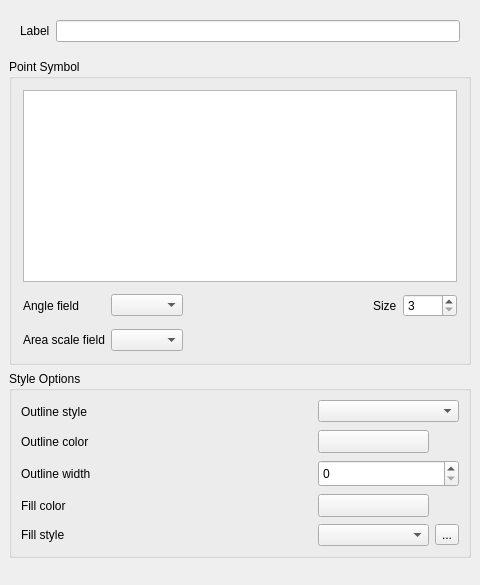
<ui version="4.0" >
 <class>QgsSingleSymbolDialogBase</class>
 <widget class="QDialog" name="QgsSingleSymbolDialogBase" >
  <property name="geometry" >
   <rect>
    <x>0</x>
    <y>0</y>
    <width>480</width>
    <height>585</height>
   </rect>
  </property>
  <property name="sizePolicy" >
   <sizepolicy>
    <hsizetype>0</hsizetype>
    <vsizetype>0</vsizetype>
    <horstretch>0</horstretch>
    <verstretch>0</verstretch>
   </sizepolicy>
  </property>
  <property name="windowTitle" >
   <string>Single Symbol</string>
  </property>
  <layout class="QGridLayout" >
   <property name="margin" >
    <number>9</number>
   </property>
   <property name="spacing" >
    <number>6</number>
   </property>
   <item row="2" column="0" >
    <widget class="QGroupBox" name="groupBox_3" >
     <property name="sizePolicy" >
      <sizepolicy>
       <hsizetype>7</hsizetype>
       <vsizetype>0</vsizetype>
       <horstretch>0</horstretch>
       <verstretch>0</verstretch>
      </sizepolicy>
     </property>
     <property name="title" >
      <string>Style Options</string>
     </property>
     <layout class="QGridLayout" >
      <property name="margin" >
       <number>9</number>
      </property>
      <property name="spacing" >
       <number>6</number>
      </property>
      <item row="4" column="3" >
       <widget class="QToolButton" name="toolSelectTexture" >
        <property name="text" >
         <string>...</string>
        </property>
       </widget>
      </item>
      <item row="4" column="2" >
       <widget class="QComboBox" name="cboFillStyle" />
      </item>
      <item row="0" column="0" >
       <widget class="QLabel" name="outlinecolorlabel_2" >
        <property name="text" >
         <string>Outline style</string>
        </property>
        <property name="buddy" >
         <cstring>cboOutlineStyle</cstring>
        </property>
       </widget>
      </item>
      <item row="1" column="0" >
       <widget class="QLabel" name="outlinecolorlabel" >
        <property name="text" >
         <string>Outline color</string>
        </property>
        <property name="buddy" >
         <cstring>btnOutlineColor</cstring>
        </property>
       </widget>
      </item>
      <item row="2" column="0" >
       <widget class="QLabel" name="outlinewidthlabel" >
        <property name="text" >
         <string>Outline width</string>
        </property>
        <property name="buddy" >
         <cstring>outlinewidthspinbox</cstring>
        </property>
       </widget>
      </item>
      <item row="3" column="0" >
       <widget class="QLabel" name="fillcolorlabel" >
        <property name="text" >
         <string>Fill color</string>
        </property>
        <property name="buddy" >
         <cstring>btnFillColor</cstring>
        </property>
       </widget>
      </item>
      <item row="4" column="0" >
       <widget class="QLabel" name="fillcolorlabel_2" >
        <property name="text" >
         <string>Fill style</string>
        </property>
        <property name="buddy" >
         <cstring>cboFillStyle</cstring>
        </property>
       </widget>
      </item>
      <item row="4" column="1" >
       <spacer>
        <property name="orientation" >
         <enum>Qt::Horizontal</enum>
        </property>
        <property name="sizeHint" >
         <size>
          <width>40</width>
          <height>20</height>
         </size>
        </property>
       </spacer>
      </item>
      <item row="3" column="1" >
       <spacer>
        <property name="orientation" >
         <enum>Qt::Horizontal</enum>
        </property>
        <property name="sizeType" >
         <enum>QSizePolicy::Expanding</enum>
        </property>
        <property name="sizeHint" >
         <size>
          <width>221</width>
          <height>25</height>
         </size>
        </property>
       </spacer>
      </item>
      <item row="2" column="1" >
       <spacer>
        <property name="orientation" >
         <enum>Qt::Horizontal</enum>
        </property>
        <property name="sizeType" >
         <enum>QSizePolicy::Expanding</enum>
        </property>
        <property name="sizeHint" >
         <size>
          <width>191</width>
          <height>27</height>
         </size>
        </property>
       </spacer>
      </item>
      <item row="1" column="1" >
       <spacer>
        <property name="orientation" >
         <enum>Qt::Horizontal</enum>
        </property>
        <property name="sizeType" >
         <enum>QSizePolicy::Expanding</enum>
        </property>
        <property name="sizeHint" >
         <size>
          <width>191</width>
          <height>25</height>
         </size>
        </property>
       </spacer>
      </item>
      <item row="0" column="1" >
       <spacer>
        <property name="orientation" >
         <enum>Qt::Horizontal</enum>
        </property>
        <property name="sizeHint" >
         <size>
          <width>191</width>
          <height>23</height>
         </size>
        </property>
       </spacer>
      </item>
      <item row="0" column="2" colspan="2" >
       <widget class="QComboBox" name="cboOutlineStyle" >
        <property name="sizePolicy" >
         <sizepolicy>
          <hsizetype>7</hsizetype>
          <vsizetype>0</vsizetype>
          <horstretch>0</horstretch>
          <verstretch>0</verstretch>
         </sizepolicy>
        </property>
       </widget>
      </item>
      <item row="1" column="2" >
       <widget class="QgsColorButton" name="btnOutlineColor" >
        <property name="sizePolicy" >
         <sizepolicy>
          <hsizetype>7</hsizetype>
          <vsizetype>0</vsizetype>
          <horstretch>0</horstretch>
          <verstretch>0</verstretch>
         </sizepolicy>
        </property>
        <property name="minimumSize" >
         <size>
          <width>100</width>
          <height>0</height>
         </size>
        </property>
        <property name="text" >
         <string/>
        </property>
       </widget>
      </item>
      <item row="2" column="2" colspan="2" >
       <widget class="QSpinBox" name="outlinewidthspinbox" >
        <property name="sizePolicy" >
         <sizepolicy>
          <hsizetype>7</hsizetype>
          <vsizetype>0</vsizetype>
          <horstretch>0</horstretch>
          <verstretch>0</verstretch>
         </sizepolicy>
        </property>
        <property name="maximumSize" >
         <size>
          <width>99999</width>
          <height>32767</height>
         </size>
        </property>
        <property name="minimum" >
         <number>0</number>
        </property>
       </widget>
      </item>
      <item row="3" column="2" >
       <widget class="QgsColorButton" name="btnFillColor" >
        <property name="sizePolicy" >
         <sizepolicy>
          <hsizetype>7</hsizetype>
          <vsizetype>0</vsizetype>
          <horstretch>0</horstretch>
          <verstretch>0</verstretch>
         </sizepolicy>
        </property>
        <property name="minimumSize" >
         <size>
          <width>100</width>
          <height>0</height>
         </size>
        </property>
        <property name="text" >
         <string/>
        </property>
       </widget>
      </item>
     </layout>
    </widget>
   </item>
   <item row="3" column="0" >
    <spacer>
     <property name="orientation" >
      <enum>Qt::Vertical</enum>
     </property>
     <property name="sizeHint" >
      <size>
       <width>458</width>
       <height>16</height>
      </size>
     </property>
    </spacer>
   </item>
   <item row="0" column="0" >
    <layout class="QHBoxLayout" >
     <property name="margin" >
      <number>11</number>
     </property>
     <property name="spacing" >
      <number>6</number>
     </property>
     <item>
      <widget class="QLabel" name="mLabel" >
       <property name="minimumSize" >
        <size>
         <width>0</width>
         <height>22</height>
        </size>
       </property>
       <property name="text" >
        <string>Label</string>
       </property>
       <property name="buddy" >
        <cstring>mLabelEdit</cstring>
       </property>
      </widget>
     </item>
     <item>
      <widget class="QLineEdit" name="mLabelEdit" >
       <property name="minimumSize" >
        <size>
         <width>0</width>
         <height>22</height>
        </size>
       </property>
      </widget>
     </item>
    </layout>
   </item>
   <item row="1" column="0" >
    <widget class="QGroupBox" name="mGroupPoint" >
     <property name="sizePolicy" >
      <sizepolicy>
       <hsizetype>7</hsizetype>
       <vsizetype>0</vsizetype>
       <horstretch>0</horstretch>
       <verstretch>0</verstretch>
      </sizepolicy>
     </property>
     <property name="title" >
      <string>Point Symbol</string>
     </property>
     <layout class="QGridLayout" >
      <property name="margin" >
       <number>11</number>
      </property>
      <property name="spacing" >
       <number>6</number>
      </property>
      <item row="0" column="0" colspan="5" >
       <widget class="QListWidget" name="lstSymbols" >
        <property name="dragDropMode" >
         <enum>QAbstractItemView::DragDrop</enum>
        </property>
        <property name="alternatingRowColors" >
         <bool>false</bool>
        </property>
        <property name="iconSize" >
         <size>
          <width>0</width>
          <height>-1</height>
         </size>
        </property>
        <property name="resizeMode" >
         <enum>QListView::Adjust</enum>
        </property>
        <property name="viewMode" >
         <enum>QListView::IconMode</enum>
        </property>
        <property name="uniformItemSizes" >
         <bool>true</bool>
        </property>
        <property name="wordWrap" >
         <bool>false</bool>
        </property>
       </widget>
      </item>
      <item row="1" column="0" >
       <widget class="QLabel" name="textLabel1_3" >
        <property name="text" >
         <string>Angle field</string>
        </property>
        <property name="buddy" >
         <cstring>mAngleClassificationComboBox</cstring>
        </property>
       </widget>
      </item>
      <item row="2" column="0" >
       <widget class="QLabel" name="textLabel9" >
        <property name="text" >
         <string>Area scale field</string>
        </property>
        <property name="buddy" >
         <cstring>mScaleClassificationComboBox</cstring>
        </property>
       </widget>
      </item>
      <item row="1" column="1" >
       <widget class="QComboBox" name="mAngleClassificationComboBox" >
        <property name="minimumSize" >
         <size>
          <width>0</width>
          <height>20</height>
         </size>
        </property>
       </widget>
      </item>
      <item row="2" column="1" >
       <widget class="QComboBox" name="mScaleClassificationComboBox" >
        <property name="minimumSize" >
         <size>
          <width>0</width>
          <height>20</height>
         </size>
        </property>
       </widget>
      </item>
      <item row="1" column="2" >
       <spacer>
        <property name="orientation" >
         <enum>Qt::Horizontal</enum>
        </property>
        <property name="sizeType" >
         <enum>QSizePolicy::Expanding</enum>
        </property>
        <property name="sizeHint" >
         <size>
          <width>120</width>
          <height>35</height>
         </size>
        </property>
       </spacer>
      </item>
      <item row="1" column="3" >
       <widget class="QLabel" name="textLabel1_2" >
        <property name="text" >
         <string>Size</string>
        </property>
        <property name="buddy" >
         <cstring>mPointSizeSpinBox</cstring>
        </property>
       </widget>
      </item>
      <item row="1" column="4" >
       <widget class="QSpinBox" name="mPointSizeSpinBox" >
        <property name="maximum" >
         <number>1000</number>
        </property>
        <property name="minimum" >
         <number>3</number>
        </property>
        <property name="singleStep" >
         <number>1</number>
        </property>
        <property name="value" >
         <number>3</number>
        </property>
       </widget>
      </item>
     </layout>
    </widget>
   </item>
  </layout>
 </widget>
 <layoutdefault spacing="6" margin="11" />
 <pixmapfunction>qPixmapFromMimeSource</pixmapfunction>
 <customwidgets>
  <customwidget>
   <class>QgsColorButton</class>
   <extends>QToolButton</extends>
   <header>qgscolorbutton.h</header>
  </customwidget>
 </customwidgets>
 <tabstops>
  <tabstop>mLabelEdit</tabstop>
  <tabstop>lstSymbols</tabstop>
  <tabstop>mAngleClassificationComboBox</tabstop>
  <tabstop>mPointSizeSpinBox</tabstop>
  <tabstop>cboOutlineStyle</tabstop>
  <tabstop>btnOutlineColor</tabstop>
  <tabstop>outlinewidthspinbox</tabstop>
  <tabstop>btnFillColor</tabstop>
  <tabstop>cboFillStyle</tabstop>
  <tabstop>toolSelectTexture</tabstop>
 </tabstops>
 <resources/>
 <connections/>
</ui>
